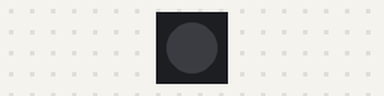
Bench run of a program on a simulated ESP32-S3. Shown: 1 RGB LEDs in strip order, left to right. WiFi joins after 1.5 s; servers stay silent unless stated; random numbers use the default seed unless the program sets one; no MQTT or app messages arrive unless stated; what the program prints to the serial monitor is not drawn.

Above: at 3.7 s.
At 7.5 s:
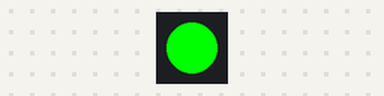
Timing chart, 0 to 12.3 s (numbered marks = the images above):
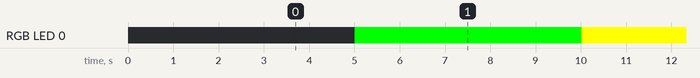

Measured:
- by itself, RGB LED 0: off → RGB(0, 255, 0) at 5.0 s, → RGB(255, 255, 0) 5.0 s later, → RGB(255, 0, 0) 5.0 s later, → RGB(0, 255, 0) 5.0 s later, … (7 changes in this stretch)
- by itself, everything shown: repeats every 15.0 s, in 3 steps

The program:

main.cpp
```cpp
// Just send some color info via MQTT at an interval
#include <Wire.h>
#include <WiFi.h>
#include <MQTT.h>
#include <Adafruit_DotStar.h>

const char ssid[] = "ssid";
const char pass[] = "pass";
const char mqtt_username[] = "YourUserName";
const char mqtt_password[] = "YourPassword";
const char mqtt_server[]   = "mqtt_server_address";

// We use our LED to show which color we're sending
#define NUMPIXELS 1
#define DATAPIN    33
#define CLOCKPIN   21
Adafruit_DotStar strip(NUMPIXELS, DATAPIN, CLOCKPIN, DOTSTAR_BGR);

WiFiClient networkClient;
MQTTClient mqttClient;

int color = 0;

unsigned long lastMillis = 0;

void connect() {
  Serial.print("checking wifi...");
  while (WiFi.status() != WL_CONNECTED) {
    Serial.print(".");
    delay(1000);
  }

  String clientId = "ColorClient-"; // Create a random client ID
    clientId += String(random(0xffff), HEX);

  Serial.print("\nConnecting to Wifi...");
  while (!mqttClient.connect(clientId.c_str(), mqtt_username, mqtt_password)) {
    Serial.print(".");
    delay(1000);
  }
}

void setup() {
  Serial.begin(115200);
  delay(500);

  WiFi.begin(ssid, pass);

  mqttClient.begin(mqtt_server, networkClient);

  connect();

  strip.begin();            // Initialize LED pins for output
  strip.setBrightness(255); // Blinding light!
  strip.show();             // Turn all LEDs off ASAP
}

void loop() {
  mqttClient.loop();
  delay(10);  // <- fixes some issues with WiFi stability

  if (!mqttClient.connected()) {
    connect();
  }

  // publish a message every 5 second.
  if (millis() - lastMillis > 5000) {
    lastMillis = millis();
    String colorString = "";
    if( color%3 == 0 )
    {
      colorString = "{ 'r': 255, 'g': 0, 'b': 0 }";
      strip.setPixelColor(0,0,255,0);
    } else if( color%3 == 1 )
    {
      colorString = "{ 'r': 255, 'g': 255, 'b': 0 }";
      strip.setPixelColor(0,255,255,0);
    } else if( color%3 == 2 )
    {
      colorString = "{ 'r': 0, 'g': 255, 'b': 0 }";
      strip.setPixelColor(0,255,0,0);
    }

    strip.show();
    mqttClient.publish("color/rgb", colorString);
    color++;
  }
}
```
